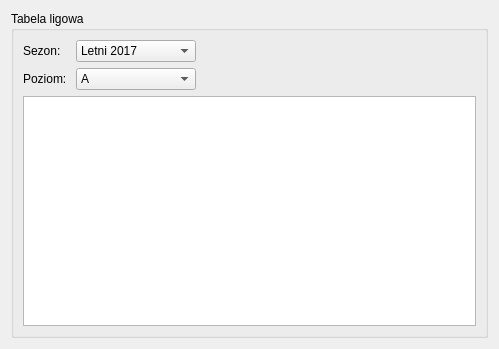
<?xml version="1.0" encoding="UTF-8"?>
<ui version="4.0">
 <class>ZawodnikTabela</class>
 <widget class="QWidget" name="ZawodnikTabela">
  <property name="geometry">
   <rect>
    <x>0</x>
    <y>0</y>
    <width>499</width>
    <height>349</height>
   </rect>
  </property>
  <property name="windowTitle">
   <string>Form</string>
  </property>
  <layout class="QHBoxLayout" name="horizontalLayout_2">
   <item>
    <widget class="QGroupBox" name="groupBox">
     <property name="title">
      <string>Tabela ligowa</string>
     </property>
     <layout class="QVBoxLayout" name="verticalLayout">
      <item>
       <layout class="QGridLayout" name="gridLayout">
        <item row="1" column="2">
         <spacer name="horizontalSpacer">
          <property name="orientation">
           <enum>Qt::Horizontal</enum>
          </property>
          <property name="sizeHint" stdset="0">
           <size>
            <width>40</width>
            <height>20</height>
           </size>
          </property>
         </spacer>
        </item>
        <item row="1" column="0">
         <widget class="QLabel" name="label_2">
          <property name="text">
           <string>Poziom: </string>
          </property>
         </widget>
        </item>
        <item row="1" column="1">
         <widget class="QComboBox" name="comboBoxPoziom">
          <item>
           <property name="text">
            <string>A</string>
           </property>
          </item>
          <item>
           <property name="text">
            <string>B</string>
           </property>
          </item>
          <item>
           <property name="text">
            <string>C</string>
           </property>
          </item>
         </widget>
        </item>
        <item row="0" column="1">
         <widget class="QComboBox" name="comboBoxSezon">
          <property name="minimumSize">
           <size>
            <width>72</width>
            <height>0</height>
           </size>
          </property>
          <item>
           <property name="text">
            <string>Letni 2017</string>
           </property>
          </item>
          <item>
           <property name="text">
            <string>Zimowy 2016</string>
           </property>
          </item>
          <item>
           <property name="text">
            <string>Wakacyjny 2016</string>
           </property>
          </item>
          <item>
           <property name="text">
            <string>Letni 2016</string>
           </property>
          </item>
          <item>
           <property name="text">
            <string>Zimowy 2015</string>
           </property>
          </item>
          <item>
           <property name="text">
            <string>Wakacyjny 2015</string>
           </property>
          </item>
          <item>
           <property name="text">
            <string>Letni 2015</string>
           </property>
          </item>
         </widget>
        </item>
        <item row="0" column="0">
         <widget class="QLabel" name="label">
          <property name="text">
           <string>Sezon:</string>
          </property>
         </widget>
        </item>
       </layout>
      </item>
      <item>
       <widget class="QTableView" name="tableView"/>
      </item>
     </layout>
    </widget>
   </item>
  </layout>
 </widget>
 <resources/>
 <connections/>
</ui>
